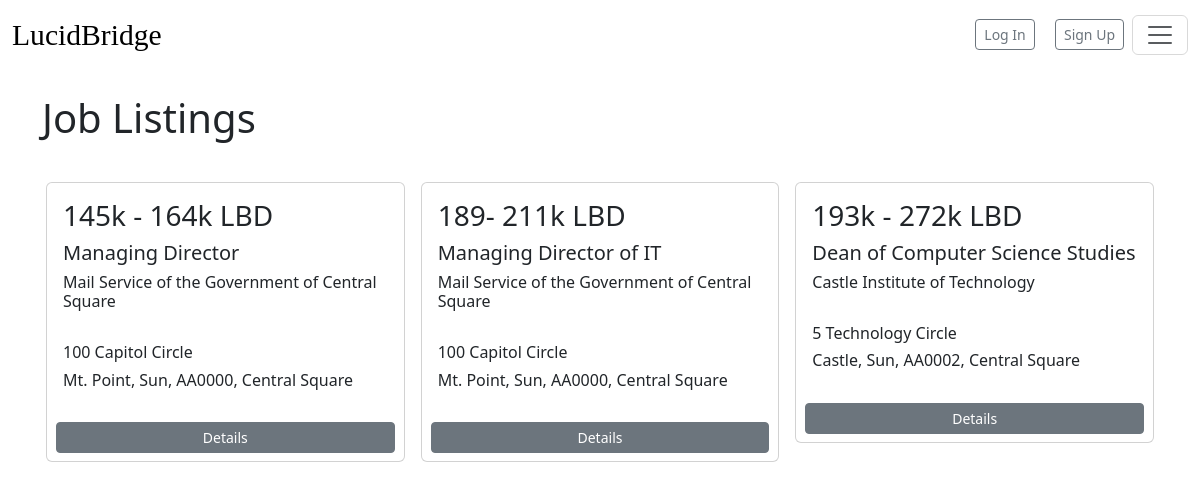
Before: /jobs/job-offers with the older database file.
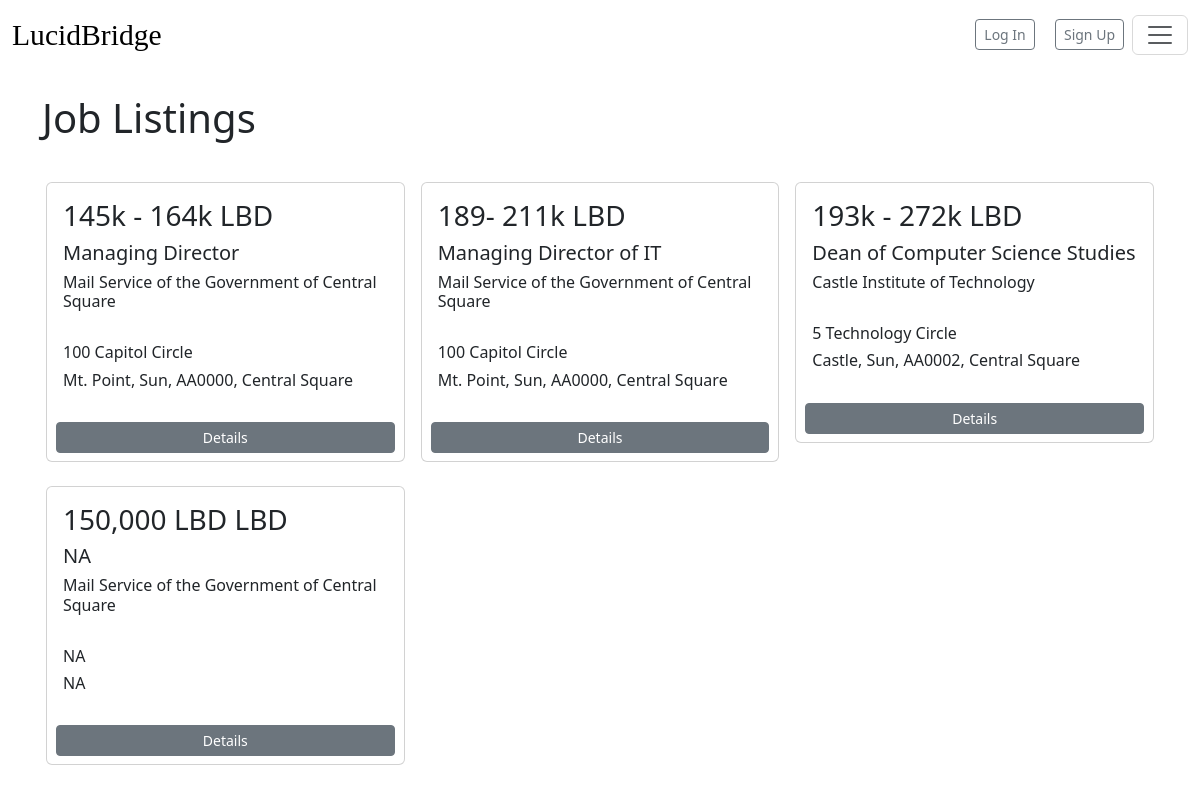
After: the same page with the newer database file.
### jobs/models.py (models this page shows, shortened)
class Job(models.Model):
    created_at = models.DateTimeField(auto_now_add=True, blank=True)
    Listing_Name = models.CharField(max_length=250)
    Employer = models.CharField(max_length=250)
    Government_Agency = models.BooleanField(blank=True)
    Salary = models.CharField(max_length=50, blank=True)
    Bachelors = models.CharField(max_length=500, blank=True)
    Associate = models.CharField(max_length=500, blank=True)
    Masters = models.CharField(max_length=500, blank=True)
    Doctoral = models.CharField(max_length=500, blank=True)
    Bachelors_Pay = models.IntegerField()
    Associate_Pay = models.IntegerField()
    Masters_Pay = models.IntegerField()
    Doctoral_Pay = models.IntegerField()
    Experience = models.CharField(max_length=500, blank=True, help_text='Number of years in experience.')
    Title = models.CharField(max_length=500, blank=True)
    Location_Local = models.CharField(max_length=500, blank=True, help_text='Street')
    Location_Broad = models.CharField(max_length=500, blank=True,help_text=' City, State, Zip, Territory')
    def get_absolute_url(self):
        path = reverse('jobdetail', args=[self.pk])
        return path

### jobs/views.py (the view)
# urls.py: path('job-offers', views.joblistings, name='job-offers'),
def joblistings(request):
    jobs = Job.objects.all()
    return render(request, 'joblist.html', {'jobs': jobs})

### jobs/templates/joblist.html
{% extends "base.html" %}
{% block content %}
<br>
  <h1>Job Listings</h1>
  <br>
    <div class="row row-cols-1 row-cols-sm-1 row-cols-md-3 g-2">
        {% for job in jobs %}
        <div class="col-sm-4 p-2">
          <div class="card" style="max-width: 26em; height: 10em mb-5">
            <div class="card-body">
              <h3>{{job.Salary}} LBD</h3>
              <h5>{{ job.Title }}</h5>
              <h6 class="card-title">{{ job.Employer }} <br></h6>
    <br>
              <h6>{{job.Location_Local}}</h6>
              <h6>{{job.Location_Broad}}</h6>
          </div>
              <div style="text-align:center;">
                <a href="{{ job.get_absolute_url }}" class="btn btn-sm btn-secondary mt-2 mb-2 d-block mx-auto" style="width: 95%;">Details</a>
              </div>
            </div>
          </div>
          {% endfor %}
    </div>
{% endblock %}

Changed rows visible on the page:
added Job: Salary "150,000 LBD", Title "NA", Employer "Mail Service of the Government of Central Square", Location_Local "NA", Location_Broad "NA"
